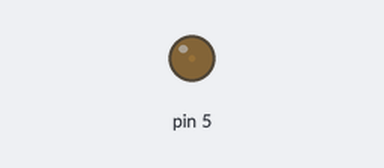
Recording of a sketch running on a simulated Arduino Uno, built with avr-gcc and run on an emulated ATmega328P. Parts: output pins drawn as LEDs (lit = HIGH).

Above: at 0.05 s.
At 0.95 s:
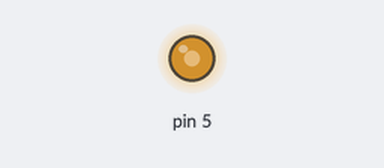
At 1.4 s:
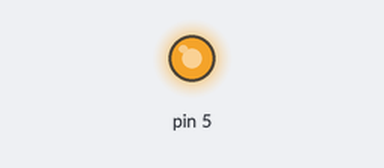
At 2.75 s:
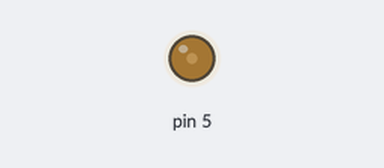
Timing chart, 0 to 7.2 s (numbered marks = the images above):
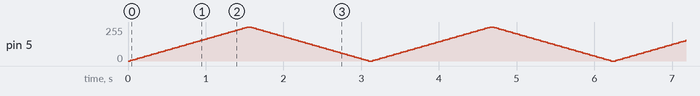

The sketch:

mothers-love.ino
```cpp
int sensorValue = 0;  // variable to store the value coming from the sensor
int sensorPin = A0;    // select the input pin for the potentiometer


// the setup function runs once when you press reset or power the board
void setup() {
  // initialize digital pin LED_BUILTIN as an output.
  pinMode(5, OUTPUT);

  Serial.begin(9600);
}
void loop() {
  // fade in from min to max in increments of 5 points:
  for (int fadeValue = 0 ; fadeValue <= 255; fadeValue += 5) {
    // sets the value (range from 0 to 255):
    analogWrite(5, fadeValue);
    // wait for 30 milliseconds to see the dimming effect
    delay(30);
  }

  // fade out from max to min in increments of 5 points:
  for (int fadeValue = 255 ; fadeValue >= 0; fadeValue -= 5) {
    // sets the value (range from 0 to 255):
    analogWrite(5, fadeValue);
    // wait for 30 milliseconds to see the dimming effect
    delay(30);
  }
}
```
